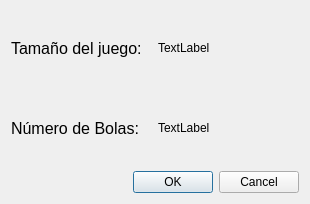
<?xml version="1.0" encoding="UTF-8"?>
<ui version="4.0">
 <class>DInformacion</class>
 <widget class="QDialog" name="DInformacion">
  <property name="geometry">
   <rect>
    <x>0</x>
    <y>0</y>
    <width>310</width>
    <height>204</height>
   </rect>
  </property>
  <property name="windowTitle">
   <string>Dialog</string>
  </property>
  <layout class="QVBoxLayout" name="verticalLayout_2">
   <item>
    <layout class="QVBoxLayout" name="verticalLayout">
     <item>
      <layout class="QHBoxLayout" name="horizontalLayout">
       <item>
        <widget class="QLabel" name="label">
         <property name="font">
          <font>
           <pointsize>12</pointsize>
          </font>
         </property>
         <property name="text">
          <string>Tamaño del juego:</string>
         </property>
        </widget>
       </item>
       <item>
        <widget class="QLabel" name="lblDimensiones">
         <property name="text">
          <string>TextLabel</string>
         </property>
        </widget>
       </item>
      </layout>
     </item>
     <item>
      <layout class="QHBoxLayout" name="horizontalLayout_2">
       <item>
        <widget class="QLabel" name="label_2">
         <property name="font">
          <font>
           <pointsize>12</pointsize>
          </font>
         </property>
         <property name="text">
          <string>Número de Bolas:</string>
         </property>
        </widget>
       </item>
       <item>
        <widget class="QLabel" name="lblNumBolas">
         <property name="text">
          <string>TextLabel</string>
         </property>
        </widget>
       </item>
      </layout>
     </item>
    </layout>
   </item>
   <item>
    <widget class="QDialogButtonBox" name="buttonBox">
     <property name="orientation">
      <enum>Qt::Horizontal</enum>
     </property>
     <property name="standardButtons">
      <set>QDialogButtonBox::Cancel|QDialogButtonBox::Ok</set>
     </property>
    </widget>
   </item>
  </layout>
 </widget>
 <resources/>
 <connections>
  <connection>
   <sender>buttonBox</sender>
   <signal>accepted()</signal>
   <receiver>DInformacion</receiver>
   <slot>accept()</slot>
   <hints>
    <hint type="sourcelabel">
     <x>248</x>
     <y>254</y>
    </hint>
    <hint type="destinationlabel">
     <x>157</x>
     <y>274</y>
    </hint>
   </hints>
  </connection>
  <connection>
   <sender>buttonBox</sender>
   <signal>rejected()</signal>
   <receiver>DInformacion</receiver>
   <slot>reject()</slot>
   <hints>
    <hint type="sourcelabel">
     <x>316</x>
     <y>260</y>
    </hint>
    <hint type="destinationlabel">
     <x>286</x>
     <y>274</y>
    </hint>
   </hints>
  </connection>
 </connections>
</ui>
